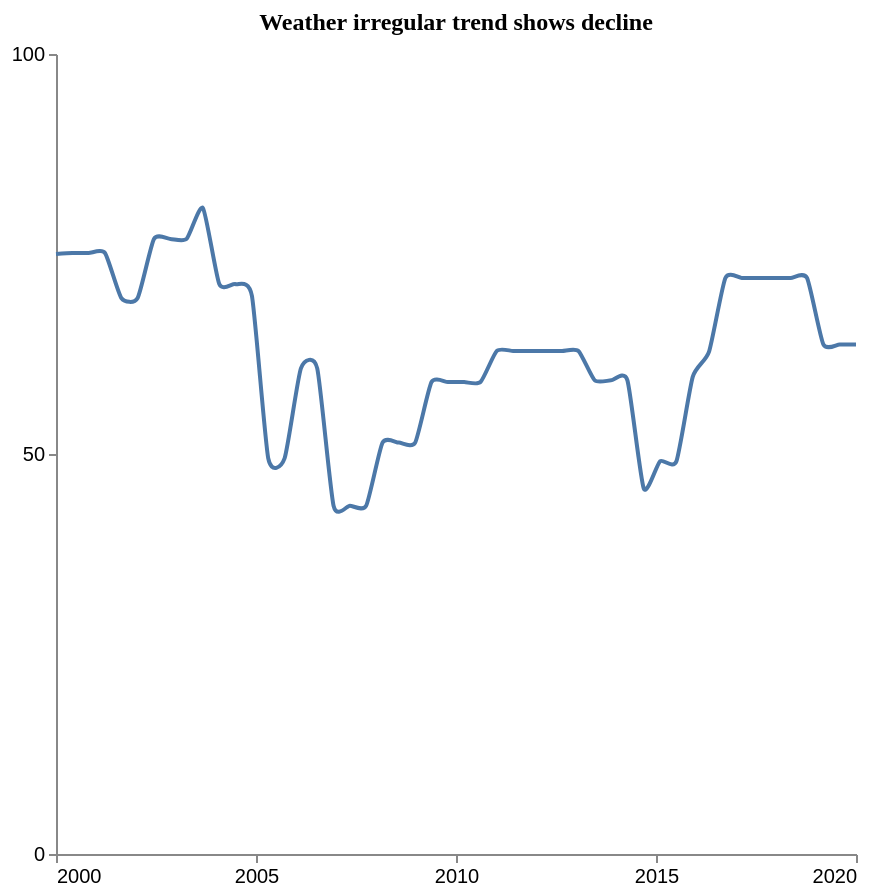

Describe this chart as a Vega-Lite specification.
### Vega-Lite specification from a JSON file in a GitHub repository (floating-point values rounded to 4 significant figures)
{"$schema": "https://vega.github.io/schema/vega-lite/v5.json", "description": "Pattern: Irregular", "data": {"values": [{"X": 2000.0, "Y": 75.0}, {"X": 2000.0, "Y": 75.13}, {"X": 2001.0, "Y": 75.13}, {"X": 2001.0, "Y": 75.13}, {"X": 2002.0, "Y": 69.5}, {"X": 2002.0, "Y": 69.5}, {"X": 2002.0, "Y": 76.88}, {"X": 2003.0, "Y": 76.88}, {"X": 2003.0, "Y": 76.88}, {"X": 2004.0, "Y": 80.74}, {"X": 2004.0, "Y": 71.24}, {"X": 2004.0, "Y": 71.24}, {"X": 2005.0, "Y": 69.77}, {"X": 2005.0, "Y": 49.45}, {"X": 2006.0, "Y": 49.45}, {"X": 2006.0, "Y": 60.7}, {"X": 2007.0, "Y": 60.7}, {"X": 2007.0, "Y": 43.54}, {"X": 2007.0, "Y": 43.54}, {"X": 2008.0, "Y": 43.54}, {"X": 2008.0, "Y": 51.42}, {"X": 2009.0, "Y": 51.42}, {"X": 2009.0, "Y": 51.42}, {"X": 2009.0, "Y": 58.99}, {"X": 2010.0, "Y": 58.99}, {"X": 2010.0, "Y": 58.99}, {"X": 2011.0, "Y": 58.99}, {"X": 2011.0, "Y": 62.89}, {"X": 2011.0, "Y": 62.89}, {"X": 2012.0, "Y": 62.89}, {"X": 2012.0, "Y": 62.89}, {"X": 2013.0, "Y": 62.89}, {"X": 2013.0, "Y": 62.89}, {"X": 2013.0, "Y": 59.2}, {"X": 2014.0, "Y": 59.2}, {"X": 2014.0, "Y": 59.2}, {"X": 2015.0, "Y": 45.69}, {"X": 2015.0, "Y": 49.09}, {"X": 2016.0, "Y": 49.09}, {"X": 2016.0, "Y": 59.64}, {"X": 2016.0, "Y": 62.79}, {"X": 2017.0, "Y": 72.0}, {"X": 2017.0, "Y": 72.0}, {"X": 2018.0, "Y": 72.0}, {"X": 2018.0, "Y": 72.0}, {"X": 2018.0, "Y": 72.0}, {"X": 2019.0, "Y": 72.0}, {"X": 2019.0, "Y": 63.7}, {"X": 2020.0, "Y": 63.7}, {"X": 2020.0, "Y": 63.7}]}, "mark": {"type": "line", "interpolate": "cardinal", "tension": 0.4}, "encoding": {"x": {"field": "X", "type": "quantitative", "title": "", "axis": {"grid": false, "format": "d", "values": [2000, 2005, 2010, 2015, 2020], "tickSize": 4}, "scale": {"domain": [2000, 2020]}}, "y": {"field": "Y", "type": "quantitative", "title": "", "axis": {"grid": false, "format": "d", "values": [0, 50, 100], "tickSize": 4, "tickOpacity": 1}, "scale": {"domain": [0, 100]}}}, "title": {"text": "Weather irregular trend shows decline", "anchor": "middle", "font": "Tahoma", "fontSize": 12}, "config": {"lineBreak": "^", "view": {"stroke": null}}, "height": 400, "width": 400, "autosize": "pad"}
